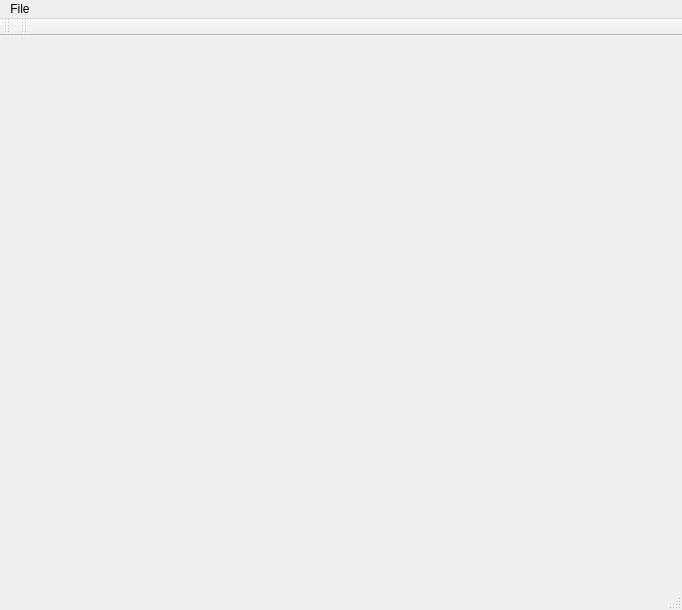
<?xml version="1.0" encoding="UTF-8"?>
<ui version="4.0">
 <class>MainWindow</class>
 <widget class="QMainWindow" name="MainWindow">
  <property name="geometry">
   <rect>
    <x>0</x>
    <y>0</y>
    <width>682</width>
    <height>610</height>
   </rect>
  </property>
  <property name="sizePolicy">
   <sizepolicy hsizetype="Expanding" vsizetype="Expanding">
    <horstretch>0</horstretch>
    <verstretch>0</verstretch>
   </sizepolicy>
  </property>
  <property name="windowTitle">
   <string>MainWindow</string>
  </property>
  <property name="documentMode">
   <bool>false</bool>
  </property>
  <widget class="GLWidget" name="glWidget">
   <property name="sizePolicy">
    <sizepolicy hsizetype="Maximum" vsizetype="Maximum">
     <horstretch>0</horstretch>
     <verstretch>0</verstretch>
    </sizepolicy>
   </property>
  </widget>
  <widget class="QMenuBar" name="menuBar">
   <property name="geometry">
    <rect>
     <x>0</x>
     <y>0</y>
     <width>682</width>
     <height>25</height>
    </rect>
   </property>
   <widget class="QMenu" name="menuName">
    <property name="title">
     <string>File</string>
    </property>
    <addaction name="actionOpen"/>
   </widget>
   <addaction name="menuName"/>
  </widget>
  <widget class="QToolBar" name="mainToolBar">
   <attribute name="toolBarArea">
    <enum>TopToolBarArea</enum>
   </attribute>
   <attribute name="toolBarBreak">
    <bool>false</bool>
   </attribute>
  </widget>
  <widget class="QStatusBar" name="statusBar"/>
  <widget class="QToolBar" name="toolBar">
   <property name="windowTitle">
    <string>toolBar</string>
   </property>
   <attribute name="toolBarArea">
    <enum>TopToolBarArea</enum>
   </attribute>
   <attribute name="toolBarBreak">
    <bool>false</bool>
   </attribute>
  </widget>
  <action name="actionOpen">
   <property name="text">
    <string>Open</string>
   </property>
  </action>
 </widget>
 <layoutdefault spacing="6" margin="11"/>
 <customwidgets>
  <customwidget>
   <class>GLWidget</class>
   <extends>QWidget</extends>
   <header>glwidget.h</header>
   <container>1</container>
   <slots>
    <slot>loadScene()</slot>
    <slot>startstop()</slot>
   </slots>
  </customwidget>
 </customwidgets>
 <resources/>
 <connections/>
</ui>
